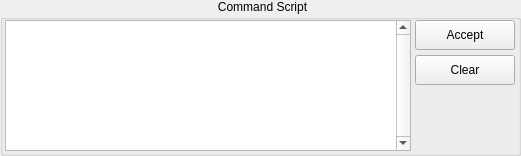
  <widget class="QGroupBox" name="grb_commandScript" >
   <property name="geometry" >
    <rect>
     <x>505</x>
     <y>550</y>
     <width>521</width>
     <height>156</height>
    </rect>
   </property>
   <property name="styleSheet" >
    <string notr="true" >QGroupBox::title {
	subcontrol-position: top center;
}</string>
   </property>
   <property name="title" >
    <string>Command Script</string>
   </property>
   <widget class="QTextEdit" name="tbx_scriptEditor" >
    <property name="geometry" >
     <rect>
      <x>5</x>
      <y>20</y>
      <width>406</width>
      <height>131</height>
     </rect>
    </property>
    <property name="verticalScrollBarPolicy" >
     <enum>Qt::ScrollBarAlwaysOn</enum>
    </property>
    <property name="lineWrapMode" >
     <enum>QTextEdit::NoWrap</enum>
    </property>
    <property name="html" >
     <string>&lt;!DOCTYPE HTML PUBLIC "-//W3C//DTD HTML 4.0//EN" "http://www.w3.org/TR/REC-html40/strict.dtd">
&lt;html>&lt;head>&lt;meta name="qrichtext" content="1" />&lt;style type="text/css">
p, li { white-space: pre-wrap; }
&lt;/style>&lt;/head>&lt;body style=" font-family:'DejaVu Sans'; font-size:9pt; font-weight:400; font-style:normal;">
&lt;p style="-qt-paragraph-type:empty; margin-top:0px; margin-bottom:0px; margin-left:0px; margin-right:0px; -qt-block-indent:0; text-indent:0px; font-family:'Lucida Grande, Segoe UI'; font-size:8pt;">&lt;/p>&lt;/body>&lt;/html></string>
    </property>
   </widget>
   <widget class="QPushButton" name="bt_acceptScript" >
    <property name="geometry" >
     <rect>
      <x>415</x>
      <y>20</y>
      <width>100</width>
      <height>30</height>
     </rect>
    </property>
    <property name="text" >
     <string>Accept</string>
    </property>
   </widget>
   <widget class="QPushButton" name="bt_clearScript" >
    <property name="geometry" >
     <rect>
      <x>415</x>
      <y>55</y>
      <width>100</width>
      <height>30</height>
     </rect>
    </property>
    <property name="text" >
     <string>Clear</string>
    </property>
   </widget>
  </widget>
